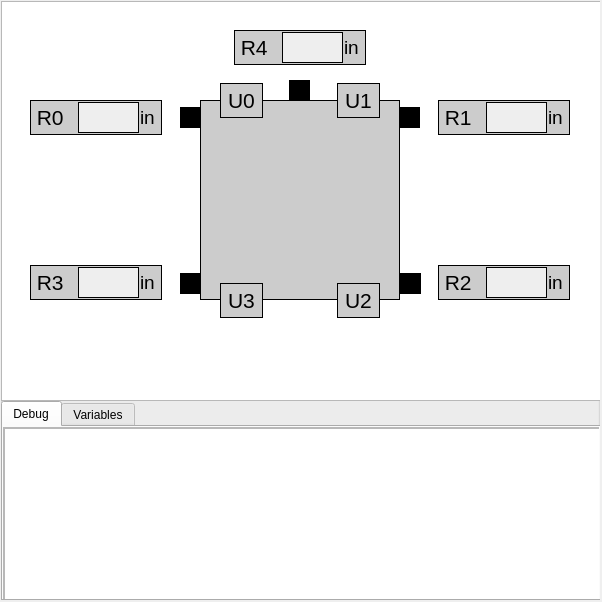
<?xml version="1.0" encoding="UTF-8"?>
<ui version="4.0">
 <class>MainWindow</class>
 <widget class="QMainWindow" name="MainWindow">
  <property name="geometry">
   <rect>
    <x>0</x>
    <y>0</y>
    <width>602</width>
    <height>602</height>
   </rect>
  </property>
  <property name="windowTitle">
   <string>MainWindow</string>
  </property>
  <widget class="QWidget" name="centralwidget">
   <widget class="QGroupBox" name="groupBox">
    <property name="geometry">
     <rect>
      <x>0</x>
      <y>0</y>
      <width>600</width>
      <height>600</height>
     </rect>
    </property>
    <property name="title">
     <string/>
    </property>
    <widget class="QTabWidget" name="tabWidget">
     <property name="geometry">
      <rect>
       <x>1</x>
       <y>401</y>
       <width>600</width>
       <height>200</height>
      </rect>
     </property>
     <property name="currentIndex">
      <number>0</number>
     </property>
     <property name="iconSize">
      <size>
       <width>16</width>
       <height>16</height>
      </size>
     </property>
     <property name="tabsClosable">
      <bool>false</bool>
     </property>
     <widget class="QWidget" name="debugTab">
      <attribute name="title">
       <string>Debug</string>
      </attribute>
      <widget class="QScrollArea" name="scrollArea">
       <property name="geometry">
        <rect>
         <x>0</x>
         <y>0</y>
         <width>600</width>
         <height>175</height>
        </rect>
       </property>
       <property name="widgetResizable">
        <bool>true</bool>
       </property>
       <widget class="QWidget" name="scrollAreaWidgetContents">
        <property name="geometry">
         <rect>
          <x>0</x>
          <y>0</y>
          <width>598</width>
          <height>173</height>
         </rect>
        </property>
        <widget class="QTextEdit" name="debugText">
         <property name="geometry">
          <rect>
           <x>0</x>
           <y>0</y>
           <width>600</width>
           <height>200</height>
          </rect>
         </property>
        </widget>
       </widget>
      </widget>
     </widget>
     <widget class="QWidget" name="variablesTab">
      <attribute name="title">
       <string>Variables</string>
      </attribute>
     </widget>
    </widget>
    <widget class="QGraphicsView" name="robotView">
     <property name="geometry">
      <rect>
       <x>1</x>
       <y>1</y>
       <width>600</width>
       <height>400</height>
      </rect>
     </property>
    </widget>
    <widget class="QGroupBox" name="rangefinder0">
     <property name="geometry">
      <rect>
       <x>30</x>
       <y>100</y>
       <width>132</width>
       <height>35</height>
      </rect>
     </property>
     <property name="styleSheet">
      <string notr="true">background-color: #CCCCCC; border: 1px solid black;</string>
     </property>
     <property name="title">
      <string/>
     </property>
     <widget class="QPlainTextEdit" name="rangefinder0_value">
      <property name="geometry">
       <rect>
        <x>48</x>
        <y>2</y>
        <width>61</width>
        <height>31</height>
       </rect>
      </property>
      <property name="styleSheet">
       <string notr="true">background-color: #EEEEEE;</string>
      </property>
     </widget>
     <widget class="QLabel" name="rangefinder0_label">
      <property name="geometry">
       <rect>
        <x>1</x>
        <y>1</y>
        <width>41</width>
        <height>33</height>
       </rect>
      </property>
      <property name="font">
       <font>
        <pointsize>16</pointsize>
       </font>
      </property>
      <property name="styleSheet">
       <string notr="true">border: 0px solid;</string>
      </property>
      <property name="text">
       <string> R0</string>
      </property>
     </widget>
     <widget class="QLabel" name="rangefinder0_label_2">
      <property name="geometry">
       <rect>
        <x>110</x>
        <y>1</y>
        <width>21</width>
        <height>33</height>
       </rect>
      </property>
      <property name="font">
       <font>
        <pointsize>14</pointsize>
       </font>
      </property>
      <property name="styleSheet">
       <string notr="true">border: 0px solid;</string>
      </property>
      <property name="text">
       <string>in</string>
      </property>
     </widget>
     <zorder>rangefinder0_label</zorder>
     <zorder>rangefinder0_label_2</zorder>
     <zorder>rangefinder0_value</zorder>
    </widget>
    <widget class="QGroupBox" name="rangefinder1">
     <property name="geometry">
      <rect>
       <x>438</x>
       <y>100</y>
       <width>132</width>
       <height>35</height>
      </rect>
     </property>
     <property name="styleSheet">
      <string notr="true">background-color: #CCCCCC; border: 1px solid black;</string>
     </property>
     <property name="title">
      <string/>
     </property>
     <widget class="QPlainTextEdit" name="rangefinder1_value">
      <property name="geometry">
       <rect>
        <x>48</x>
        <y>2</y>
        <width>61</width>
        <height>31</height>
       </rect>
      </property>
      <property name="styleSheet">
       <string notr="true">background-color: #EEEEEE;</string>
      </property>
     </widget>
     <widget class="QLabel" name="rangefinder1_label">
      <property name="geometry">
       <rect>
        <x>1</x>
        <y>1</y>
        <width>41</width>
        <height>33</height>
       </rect>
      </property>
      <property name="font">
       <font>
        <pointsize>16</pointsize>
       </font>
      </property>
      <property name="styleSheet">
       <string notr="true">border: 0px solid;</string>
      </property>
      <property name="text">
       <string> R1</string>
      </property>
     </widget>
     <widget class="QLabel" name="rangefinder1_label_2">
      <property name="geometry">
       <rect>
        <x>110</x>
        <y>1</y>
        <width>21</width>
        <height>33</height>
       </rect>
      </property>
      <property name="font">
       <font>
        <pointsize>14</pointsize>
       </font>
      </property>
      <property name="styleSheet">
       <string notr="true">border: 0px solid;</string>
      </property>
      <property name="text">
       <string>in</string>
      </property>
     </widget>
    </widget>
    <widget class="QGroupBox" name="rangefinder3">
     <property name="geometry">
      <rect>
       <x>30</x>
       <y>265</y>
       <width>132</width>
       <height>35</height>
      </rect>
     </property>
     <property name="styleSheet">
      <string notr="true">background-color: #CCCCCC; border: 1px solid black;</string>
     </property>
     <property name="title">
      <string/>
     </property>
     <widget class="QPlainTextEdit" name="rangefinder3_value">
      <property name="geometry">
       <rect>
        <x>48</x>
        <y>2</y>
        <width>61</width>
        <height>31</height>
       </rect>
      </property>
      <property name="styleSheet">
       <string notr="true">background-color: #EEEEEE;</string>
      </property>
     </widget>
     <widget class="QLabel" name="rangefinder3_label">
      <property name="geometry">
       <rect>
        <x>1</x>
        <y>1</y>
        <width>41</width>
        <height>33</height>
       </rect>
      </property>
      <property name="font">
       <font>
        <pointsize>16</pointsize>
       </font>
      </property>
      <property name="styleSheet">
       <string notr="true">border: 0px solid;</string>
      </property>
      <property name="text">
       <string> R3</string>
      </property>
     </widget>
     <widget class="QLabel" name="rangefinder3_label_2">
      <property name="geometry">
       <rect>
        <x>110</x>
        <y>1</y>
        <width>21</width>
        <height>33</height>
       </rect>
      </property>
      <property name="font">
       <font>
        <pointsize>14</pointsize>
       </font>
      </property>
      <property name="styleSheet">
       <string notr="true">border: 0px solid;</string>
      </property>
      <property name="text">
       <string>in</string>
      </property>
     </widget>
    </widget>
    <widget class="QGroupBox" name="rangefinder2">
     <property name="geometry">
      <rect>
       <x>438</x>
       <y>265</y>
       <width>132</width>
       <height>35</height>
      </rect>
     </property>
     <property name="styleSheet">
      <string notr="true">background-color: #CCCCCC; border: 1px solid black;</string>
     </property>
     <property name="title">
      <string/>
     </property>
     <widget class="QPlainTextEdit" name="rangefinder2_value">
      <property name="geometry">
       <rect>
        <x>48</x>
        <y>2</y>
        <width>61</width>
        <height>31</height>
       </rect>
      </property>
      <property name="styleSheet">
       <string notr="true">background-color: #EEEEEE;</string>
      </property>
     </widget>
     <widget class="QLabel" name="rangefinder2_label">
      <property name="geometry">
       <rect>
        <x>1</x>
        <y>1</y>
        <width>41</width>
        <height>33</height>
       </rect>
      </property>
      <property name="font">
       <font>
        <pointsize>16</pointsize>
       </font>
      </property>
      <property name="styleSheet">
       <string notr="true">border: 0px solid;</string>
      </property>
      <property name="text">
       <string> R2</string>
      </property>
     </widget>
     <widget class="QLabel" name="rangefinder2_label_2">
      <property name="geometry">
       <rect>
        <x>110</x>
        <y>1</y>
        <width>21</width>
        <height>33</height>
       </rect>
      </property>
      <property name="font">
       <font>
        <pointsize>14</pointsize>
       </font>
      </property>
      <property name="styleSheet">
       <string notr="true">border: 0px solid;</string>
      </property>
      <property name="text">
       <string>in</string>
      </property>
     </widget>
    </widget>
    <widget class="QGroupBox" name="rangefinder4">
     <property name="geometry">
      <rect>
       <x>234</x>
       <y>30</y>
       <width>132</width>
       <height>35</height>
      </rect>
     </property>
     <property name="styleSheet">
      <string notr="true">background-color: #CCCCCC; border: 1px solid black;</string>
     </property>
     <property name="title">
      <string/>
     </property>
     <widget class="QPlainTextEdit" name="rangefinder4_value">
      <property name="geometry">
       <rect>
        <x>48</x>
        <y>2</y>
        <width>61</width>
        <height>31</height>
       </rect>
      </property>
      <property name="styleSheet">
       <string notr="true">background-color: #EEEEEE;</string>
      </property>
     </widget>
     <widget class="QLabel" name="rangefinder4_label">
      <property name="geometry">
       <rect>
        <x>1</x>
        <y>1</y>
        <width>41</width>
        <height>33</height>
       </rect>
      </property>
      <property name="font">
       <font>
        <pointsize>16</pointsize>
       </font>
      </property>
      <property name="styleSheet">
       <string notr="true">border: 0px solid;</string>
      </property>
      <property name="text">
       <string> R4</string>
      </property>
     </widget>
     <widget class="QLabel" name="rangefinder4_label_2">
      <property name="geometry">
       <rect>
        <x>110</x>
        <y>1</y>
        <width>21</width>
        <height>33</height>
       </rect>
      </property>
      <property name="font">
       <font>
        <pointsize>14</pointsize>
       </font>
      </property>
      <property name="styleSheet">
       <string notr="true">border: 0px solid;</string>
      </property>
      <property name="text">
       <string>in</string>
      </property>
     </widget>
    </widget>
    <widget class="QGroupBox" name="object">
     <property name="geometry">
      <rect>
       <x>200</x>
       <y>100</y>
       <width>200</width>
       <height>200</height>
      </rect>
     </property>
     <property name="styleSheet">
      <string notr="true">background-color: #CCCCCC; border: 1px solid black;</string>
     </property>
     <property name="title">
      <string/>
     </property>
    </widget>
    <widget class="QGroupBox" name="object_2">
     <property name="geometry">
      <rect>
       <x>399</x>
       <y>107</y>
       <width>21</width>
       <height>21</height>
      </rect>
     </property>
     <property name="styleSheet">
      <string notr="true">background-color: #000000; border: 1px solid black;</string>
     </property>
     <property name="title">
      <string/>
     </property>
    </widget>
    <widget class="QGroupBox" name="object_3">
     <property name="geometry">
      <rect>
       <x>180</x>
       <y>107</y>
       <width>21</width>
       <height>21</height>
      </rect>
     </property>
     <property name="styleSheet">
      <string notr="true">background-color: #000000; border: 1px solid black;</string>
     </property>
     <property name="title">
      <string/>
     </property>
    </widget>
    <widget class="QGroupBox" name="object_4">
     <property name="geometry">
      <rect>
       <x>180</x>
       <y>273</y>
       <width>21</width>
       <height>21</height>
      </rect>
     </property>
     <property name="styleSheet">
      <string notr="true">background-color: #000000; border: 1px solid black;</string>
     </property>
     <property name="title">
      <string/>
     </property>
    </widget>
    <widget class="QGroupBox" name="object_5">
     <property name="geometry">
      <rect>
       <x>400</x>
       <y>273</y>
       <width>21</width>
       <height>21</height>
      </rect>
     </property>
     <property name="styleSheet">
      <string notr="true">background-color: #000000; border: 1px solid black;</string>
     </property>
     <property name="title">
      <string/>
     </property>
    </widget>
    <widget class="QGroupBox" name="object_6">
     <property name="geometry">
      <rect>
       <x>289</x>
       <y>80</y>
       <width>21</width>
       <height>21</height>
      </rect>
     </property>
     <property name="styleSheet">
      <string notr="true">background-color: #000000; border: 1px solid black;</string>
     </property>
     <property name="title">
      <string/>
     </property>
    </widget>
    <widget class="QGroupBox" name="microswitch3">
     <property name="geometry">
      <rect>
       <x>220</x>
       <y>283</y>
       <width>43</width>
       <height>35</height>
      </rect>
     </property>
     <property name="styleSheet">
      <string notr="true">background-color: #CCCCCC; border: 1px solid black;</string>
     </property>
     <property name="title">
      <string/>
     </property>
     <widget class="QLabel" name="microswitch3_value">
      <property name="geometry">
       <rect>
        <x>1</x>
        <y>1</y>
        <width>41</width>
        <height>33</height>
       </rect>
      </property>
      <property name="font">
       <font>
        <pointsize>16</pointsize>
       </font>
      </property>
      <property name="styleSheet">
       <string notr="true">border: 0px solid;</string>
      </property>
      <property name="text">
       <string>U3</string>
      </property>
      <property name="alignment">
       <set>Qt::AlignCenter</set>
      </property>
     </widget>
    </widget>
    <widget class="QGroupBox" name="microswitch2">
     <property name="geometry">
      <rect>
       <x>337</x>
       <y>283</y>
       <width>43</width>
       <height>35</height>
      </rect>
     </property>
     <property name="styleSheet">
      <string notr="true">background-color: #CCCCCC; border: 1px solid black;</string>
     </property>
     <property name="title">
      <string/>
     </property>
     <widget class="QLabel" name="microswitch2_value">
      <property name="geometry">
       <rect>
        <x>1</x>
        <y>1</y>
        <width>41</width>
        <height>33</height>
       </rect>
      </property>
      <property name="font">
       <font>
        <pointsize>16</pointsize>
       </font>
      </property>
      <property name="styleSheet">
       <string notr="true">border: 0px solid;</string>
      </property>
      <property name="text">
       <string>U2</string>
      </property>
      <property name="alignment">
       <set>Qt::AlignCenter</set>
      </property>
     </widget>
    </widget>
    <widget class="QGroupBox" name="microswitch0">
     <property name="geometry">
      <rect>
       <x>220</x>
       <y>83</y>
       <width>43</width>
       <height>35</height>
      </rect>
     </property>
     <property name="styleSheet">
      <string notr="true">background-color: #CCCCCC; border: 1px solid black;</string>
     </property>
     <property name="title">
      <string/>
     </property>
     <widget class="QLabel" name="microswitch0_value">
      <property name="geometry">
       <rect>
        <x>1</x>
        <y>1</y>
        <width>41</width>
        <height>33</height>
       </rect>
      </property>
      <property name="font">
       <font>
        <pointsize>16</pointsize>
       </font>
      </property>
      <property name="styleSheet">
       <string notr="true">border: 0px solid;</string>
      </property>
      <property name="text">
       <string>U0</string>
      </property>
      <property name="alignment">
       <set>Qt::AlignCenter</set>
      </property>
     </widget>
    </widget>
    <widget class="QGroupBox" name="microswitch1">
     <property name="geometry">
      <rect>
       <x>337</x>
       <y>83</y>
       <width>43</width>
       <height>35</height>
      </rect>
     </property>
     <property name="styleSheet">
      <string notr="true">background-color: #CCCCCC; border: 1px solid black;</string>
     </property>
     <property name="title">
      <string/>
     </property>
     <widget class="QLabel" name="microswitch1_value">
      <property name="geometry">
       <rect>
        <x>1</x>
        <y>1</y>
        <width>41</width>
        <height>33</height>
       </rect>
      </property>
      <property name="font">
       <font>
        <pointsize>16</pointsize>
       </font>
      </property>
      <property name="styleSheet">
       <string notr="true">border: 0px solid;</string>
      </property>
      <property name="text">
       <string>U1</string>
      </property>
      <property name="alignment">
       <set>Qt::AlignCenter</set>
      </property>
     </widget>
    </widget>
   </widget>
  </widget>
 </widget>
 <resources/>
 <connections/>
</ui>
